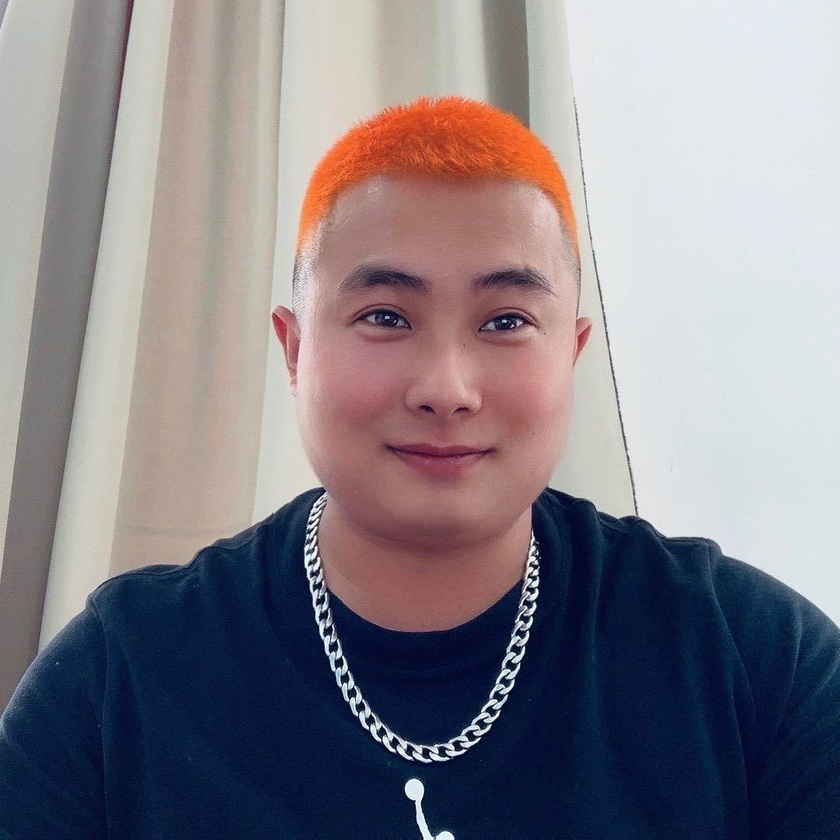
#> input picture Practice_Code/CV_Class/fourth_day/test.jpg, 840 x 840 px, shrunk from 1079 x 1080 before the run
$ python '图像二值化.py'
#> lines starting #> are read from the running program, lines starting #| are printed output that depends on the picture; after the words box and inside, x2 and y2 are one past the last pixel; in counts of white or black regions, pixels touching at a corner belong together
import cv2

img = cv2.imread("test.jpg")
#> img is the input picture: shape (840, 840, 3); mean B, G, R 135.1, 127.6, 133.1

gray = cv2.cvtColor(img,cv2.COLOR_BGR2GRAY)
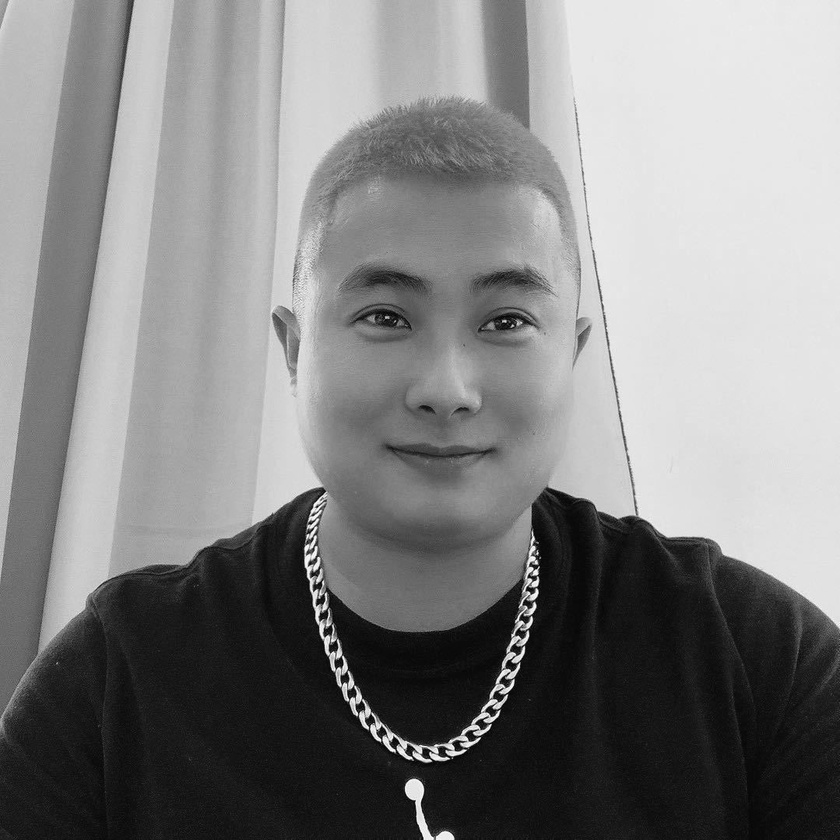
#> gray: shape (840, 840); min 2, max 255, mean 130.1

ret,binary = cv2.threshold(gray,127,255,cv2.THRESH_BINARY)
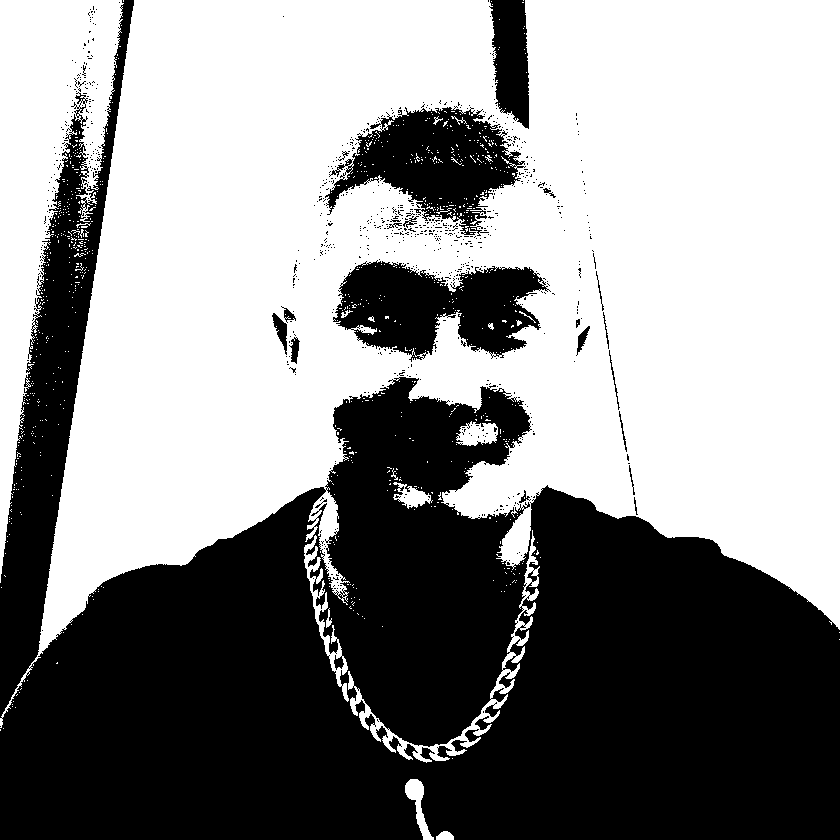
#> binary: shape (840, 840); 55.5% white; 805 black regions (784 under 20 px), largest, box (x1, y1, x2, y2) and area: (0, 0, 840, 840) 281268, (333, 260, 551, 362) 13360, (325, 106, 526, 236) 12781

cv2.imshow("Original",img)
cv2.imshow("Gray",gray)
cv2.imshow("Binary",binary)

cv2.waitKey(0)
cv2.destroyAllWindows()
